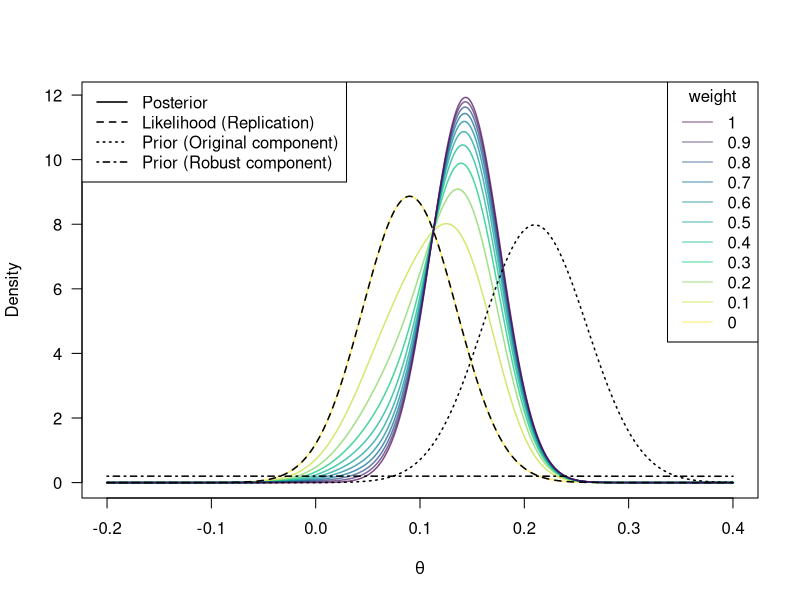
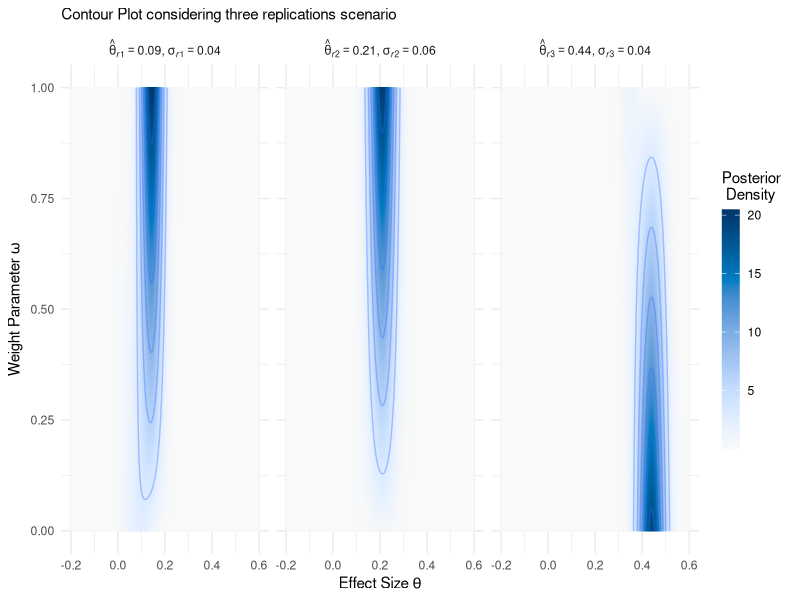
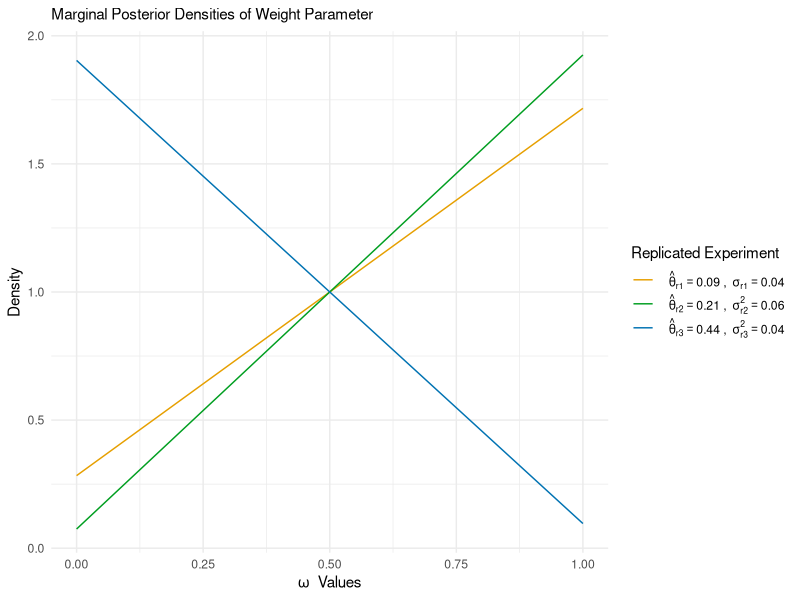
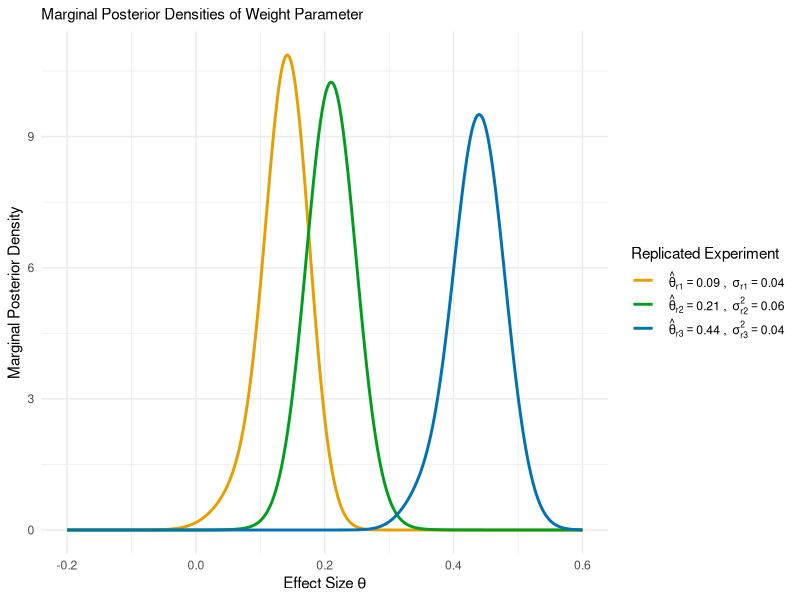
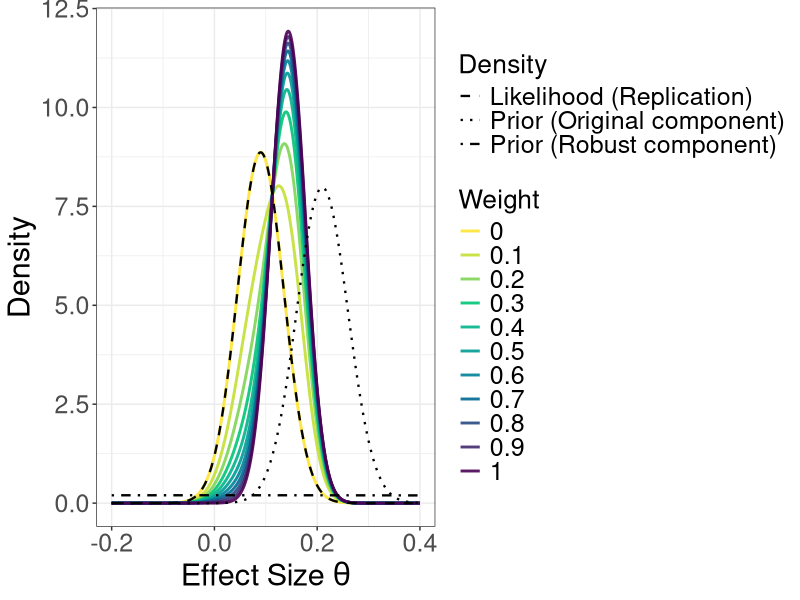

Write R code to recreate these figures, in order.
#   ____________________________________________________________________________
#   Libraries                                                               ####

library(ggplot2)
library(ggpubr)
library(colorspace)


#   ____________________________________________________________________________
#   Fixed Weights                                                           ####

normConst <- function(tr, sr, to, so, null, priorsd, x, y) {
  intFun <- function(w) {
    (w*dnorm(x = tr, mean = to, sd = sqrt(so^2 + sr^2)) +
       (1 - w)*dnorm(x = tr, mean = null, sd = sqrt(priorsd^2 + sr^2)))*dbeta(x = w, shape1 = x, shape2 = y)
  }
  res <- try(integrate(f = intFun, lower = 0, upper = 1)$value)
  if (inherits(res, "try-error")) {
    out <- NaN
  } else {
    out <- res
  }
  return(out)
}


## posterior of theta conditional on w
rmapPost <- function(theta, w,  tr, sr, to, so, null, priorsd, x, y) {
  v1 <- 1/(1/so^2 + 1/sr^2)
  m1 <- (to/so^2 + tr/sr^2)*v1
  v2 <- 1/(1/priorsd^2 + 1/sr^2)
  m2 <- (null/priorsd^2 + tr/sr^2)*v2
  bf <- dnorm(x = tr, mean = to, sd = sqrt(sr^2 + so^2))/
    dnorm(x = tr, mean = null, sd = sqrt(sr^2 + priorsd^2))
  wUpdate <- 1/(1 + (1/w - 1)/bf)                     # Update based on the BF ?
  wUpdate*dnorm(x = theta, mean = m1, sd = sqrt(v1)) +
    (1 - wUpdate)*dnorm(x = theta, mean = m2, sd = sqrt(v2))
}

to <- 0.21
so <- 0.05
tr <- 0.09
sr <- 0.045
null <- 0
priorsd <- 2
wseq <- seq(0, 1, 0.1)
thetaseq <- seq(-0.2, 0.4, length.out = 500)
postdens <- sapply(X = wseq, FUN = function(w) {
  rmapPost(theta = thetaseq, tr = tr, sr = sr, to = to, so = so,
           null = null, priorsd = priorsd, w = w)})


# intFun <- function(x) {
#     rmapPost(theta = x, tr = tr, sr = sr, to = to, so = so,
#              null = null, priorsd = priorsd, w = w)
# }
# integrate(f = intFun, lower = -Inf, upper = Inf)

cols <- hcl.colors(n = length(wseq), palette = "Viridis", alpha = 0.7, rev = TRUE)
matplot(thetaseq, postdens, type = "l", xlab = bquote(theta), ylab = "Density",
        las = 1, lty = 1, lwd = 1.5, col = cols)
lines(thetaseq, dnorm(x = tr, mean = thetaseq, sd = sr), lty = 2, lwd = 1.5)
lines(thetaseq, dnorm(x = thetaseq, mean = to, sd = so), lty = 3, lwd = 1.5)
lines(thetaseq, dnorm(x = thetaseq, mean = null, sd = priorsd), lty = 4, lwd = 1.5)
legend("topleft", c("Posterior", "Likelihood (Replication)",
                    "Prior (Original component)", "Prior (Robust component)"),
       lty = c(1, 2, 3, 4), lwd = 1.5)
legend("topright", legend = rev(wseq), lty = 1, col = rev(cols), title="weight")


##  ............................................................................
##  Using ggplot 2                                                          ####


cols <- hcl.colors(n = length(wseq), palette = "viridis", alpha = 0.9, rev = TRUE)


# Now let's create a data frame for ggplot
densities <- sapply(X = wseq, FUN = function(w) {
  rmapPost(theta = thetaseq, tr = tr, sr = sr, to = to, so = so,
           null = null, priorsd = priorsd, w = w)
})

# Turn the results into a data frame
df <- data.frame(theta = rep(thetaseq, times = length(wseq)),
                 density = as.vector(densities),
                 w = factor(rep(wseq, each = length(thetaseq))))

# Add the additional lines
df$likelihood <- dnorm(x = df$theta, mean = tr, sd = sr)
df$prior_original <- dnorm(x = df$theta, mean = to, sd = so)
df$prior_robust <- dnorm(x = df$theta, mean = null, sd = priorsd)


# Create a separate data frame for the additional lines to help in creating the legend
additional_lines <- data.frame(
  theta = rep(thetaseq, 3),
  value = c(dnorm(x = thetaseq, mean = tr, sd = sr),
            dnorm(x = thetaseq, mean = to, sd = so),
            dnorm(x = thetaseq, mean = null, sd = priorsd)),
  linetype = factor(rep(c("Likelihood", "Prior Original", "Prior Robust"), each = length(thetaseq)))
)

# The ggplot
plot_post_fix <- ggplot() + 
  geom_line(data = df, aes(x = theta, y = density, color = w), size = 1) + 
  geom_line(data = additional_lines, aes(x = theta, y = value, linetype = linetype), size = 0.8) +
  scale_color_manual(values = cols) +
  scale_linetype_manual(values = c("dashed", "dotted", "dotdash"),
                        labels = c("Likelihood (Replication)", "Prior (Original component)", "Prior (Robust component)")) +
  labs(x = expression("Effect Size" ~ theta), y = "Density") +
  theme_bw() +
  guides(linetype = guide_legend(title = "Density"),
         color = guide_legend(title = "Weight")
         )

# To make sure that our additional lines are represented in the legend, we need to add them to the plot
plot_post_fix <- plot_post_fix + geom_line(aes(linetype = "Likelihood (Replication)"), linetype = "dashed", color = "black") +
  geom_line(aes(linetype = "Prior (Original component)"), linetype = "dotted", color = "black") +
  geom_line(aes(linetype = "Prior (Robust component)"), linetype = "dotdash", color = "black") +
  theme(legend.position = "right",
        axis.text.y = element_text(size = 18),
        axis.title.y = element_text(size = 22),
        axis.text.x = element_text(size = 18),
        axis.title.x = element_text(size = 22),
        legend.text = element_text(size = 18),
        legend.title = element_text(size = 19))

ggsave(filename = "plot_post_fix.pdf",path = "Plots", plot = plot_post_fix,
       width = 16, height = 8.5, device='pdf', dpi=500, useDingbats = FALSE)
#   ____________________________________________________________________________
#   Random Weights                                                          ####


##  ............................................................................
##  Normalizing Constant Function                                           ####

normConst <- function(tr, sr, to, so, null, priorsd, x, y) {
  intFun <- function(w) {
    (w*dnorm(x = tr, mean = to, sd = sqrt(so^2 + sr^2)) +
       (1 - w)*dnorm(x = tr, mean = null, sd = sqrt(priorsd^2 + sr^2)))*dbeta(x = w, shape1 = x, shape2 = y)
  }
  res <- try(integrate(f = intFun, lower = 0, upper = 1)$value)
  if (inherits(res, "try-error")) {
    out <- NaN
  } else {
    out <- res
  }
  return(out)
}


##  ............................................................................
##  Posterior Density                                                       ####

rmapPost <- function(theta, w,  tr, sr, to, so, null, priorsd, x, y) {
    num_post <- dnorm( x = tr, mean = theta, sd =  sr)*(w * dnorm( x = theta, mean = to, sd = so) +
      (1 - w) * dnorm(x = theta, mean = null, sd = priorsd)) * dbeta(x = w, shape1 = x, shape2 = y)
    den_post <- normConst(tr, sr, to, so, null, priorsd, x, y)
    joint_post <- num_post/den_post
    return(joint_post)
}




##  ............................................................................
##  Parameter Setting                                                       ####

# Original and Replicated Studies
to <- 0.21
so <- 0.05
tr <- c(0.09, 0.21, 0.44)
sr <- c(0.045, 0.06, 0.04)
null <- 0
priorsd <- 2

# Parameter Grid
n_weights <- 300
n_theta <- 300
wseq <- seq(0, 1, length.out = n_weights)
thetaseq <- seq(-0.2, 0.6, length.out = n_theta)
par_grid <- expand.grid(omega = wseq, theta = thetaseq)

# Uniform Prior 
alpha <- 1
beta <- 1

 
##  ............................................................................
##  Joint Posterior                                                         ####

postdens <- rmapPost(theta = par_grid$theta, w = par_grid$omega, tr = tr[1], sr = sr[1], to = to, so = so,
           null = null, priorsd = priorsd, x = alpha, y = beta)

postdens_wrapper <- do.call("rbind", lapply(X = seq(1:length(tr)), FUN = function(index) {
  post_dens <- rmapPost(
    theta = par_grid$theta,
    w = par_grid$omega,
    tr = tr[index],
    sr = sr[index],
    to = to,
    so = so,
    null = null,
    priorsd = priorsd,
    x = alpha,
    y = beta
  )
  par_grid$tr <- tr[index]
  par_grid$sr <- sr[index]
  par_grid$rep_number <- index
  par_grid$density <- post_dens
  return(par_grid)
}))


##  ............................................................................
##  Contour plot of joint posterior                                         ####

postdens_wrapper$rep_setting <-paste0( "{hat(theta)[italic('r')*",
                                    postdens_wrapper$rep_number,
                                    "] == ",
                                    round(postdens_wrapper$tr, 2),
                                    "}*',' ~ sigma[italic('r')*",
                                    postdens_wrapper$rep_number,
                                    "] == ",
                                    round(postdens_wrapper$sr, 2)
                                  )

plot_joint <- ggplot(data = postdens_wrapper, aes(x = theta, y = omega, fill = density)) +
  facet_wrap(~ rep_setting, labeller = label_parsed) +
  geom_raster(interpolate = TRUE) +
  geom_contour(aes(z = density), breaks = seq(0, 24, 3),  alpha = 0.35, size = 0.5) +
  scale_fill_continuous_sequential(palette = "Blues 3", rev = TRUE) +
  labs(
    subtitle = "Contour Plot considering three replications scenario",
    x = bquote("Effect Size" ~ theta),
    y = bquote("Weight Parameter" ~ omega),
    fill = "Posterior \n Density"
  ) +
  guides(fill = guide_colorbar(barheight = 12, barwidth = 0.9, title.position = "top")) +
  theme_minimal()

print(plot_joint)



##  ............................................................................
##  Marginal Posterior for w                                                ####

m_post_weights <- function(w, tr, sr, to, so, null, priorsd, x, y) {
  num_post_weights <-  (w*dnorm(x = tr, mean = to, sd = sqrt(so^2 + sr^2)) +
                       (1 - w)*dnorm(x = tr, mean = null, sd = sqrt(priorsd^2 + sr^2)))*dbeta(x = w, shape1 = x, shape2 = y)
  den_post_weights <- normConst(tr, sr, to, so, null, priorsd, x, y)
  m_post <- num_post_weights/den_post_weights
  return(m_post)
}

# m_postdens_w_wrapper <- do.call("rbind", lapply(X = seq(1:length(tr)), FUN = function(index) {
#   m_post_dens <- m_post_weights(
#     w = par_grid$omega,
#     tr = tr[index],
#     sr = sr[index],
#     to = to,
#     so = so,
#     null = null,
#     priorsd = priorsd,
#     x = alpha,
#     y = beta
#   )
#   par_grid$density_weights <- m_post_dens
#   par_grid$rep_number <- index
#   return(par_grid)
# }))


rep_number <- c(1,2,3)

weights_m_post <- do.call("rbind", lapply(X = seq(1:length(tr)), FUN = function(index) {
  marg_p_dens <- m_post_weights(w = wseq,
                          tr = tr[index],
                          sr = sr[index],
                          to = to,
                          so = so,
                          null = null,
                          priorsd = priorsd,
                          x = alpha,
                          y = beta
                        )
  out <- data.frame(x = wseq, density = marg_p_dens, rep_exp = rep_number[index],
                    parameter = "'Weight parameter' ~ omega", tr = tr[index], sr = sr[index])
  return(out)
}))
# 
# weights_m_post$rep_setting <-paste0( "{hat(theta)[italic('r')*",
#                                        postdens_wrapper$rep_number,
#                                        "] == ",
#                                        round(postdens_wrapper$tr, 2),
#                                        "}*',' ~ sigma[italic('r')*",
#                                        postdens_wrapper$rep_number,
#                                        "] == ",
#                                        round(postdens_wrapper$sr, 2)
# )


ggplot(data=weights_m_post, aes(x=x, y=density, group=rep_exp, color=factor(rep_exp))) +
  geom_line() +
  scale_color_manual(
    values = c("1" = "#E69F00", "2" = "#009E20", "3" = "#0072B2"),
    labels = c(expression(" "~hat(theta)[r*1] == 0.09 ~ ", " ~ sigma[r*1] == 0.04),
               expression(" "~hat(theta)[r * 2] == 0.21 ~ ", " ~ sigma[r*2]^2 == 0.06),
               expression(" "~hat(theta)[r * 3] == 0.44 ~ ", " ~ sigma[r*3]^2 == 0.04)))+
  labs(
    subtitle = "Marginal Posterior Densities of Weight Parameter",
    x = expression(omega~" Values"),
    y = "Density"
  ) +
  theme_minimal() +
  guides(color=guide_legend(title="Replicated Experiment")) 




##  ............................................................................
##  Marginal Posterior for theta                                            ####


m_post_theta <- function(theta, tr, sr, to, so, null, priorsd, x, y) {
    mean_beta <- x / (x + y)
    num_post_weights <- dnorm(x = tr, mean = theta, sd = sr) * (mean_beta * 
        (dnorm(x = theta, mean = to, sd = so) - dnorm(x = theta, mean = null, sd = priorsd))
       + dnorm(x = theta, mean = null, sd = priorsd))
    den_post_weights <- normConst(tr, sr, to, so, null, priorsd, x, y)
    m_post <- num_post_weights / den_post_weights
    return(m_post)
  }




theta_m_post <- do.call("rbind", lapply(X = seq(1:length(tr)), FUN = function(index) {
  marg_p_dens <- m_post_theta(  theta = thetaseq,
                                tr = tr[index],
                                sr = sr[index],
                                to = to,
                                so = so,
                                null = null,
                                priorsd = priorsd,
                                x = alpha,
                                y = beta
  )
  out <- data.frame(x = thetaseq, density = marg_p_dens, rep_exp = rep_number[index],
                    parameter = "'Weight parameter' ~ omega", tr = tr[index], sr = sr[index])
  return(out)
}))


ggplot(data=theta_m_post, aes(x=x, y=density, group=rep_exp, color=factor(rep_exp))) +
  geom_line(size = 1.0) +
  scale_color_manual(
    values = c("1" = "#E69F00", "2" = "#009E20", "3" = "#0072B2"),
    labels = c(expression(" "~hat(theta)[r*1] == 0.09 ~ ", " ~ sigma[r*1] == 0.04),
               expression(" "~hat(theta)[r * 2] == 0.21 ~ ", " ~ sigma[r*2]^2 == 0.06),
               expression(" "~hat(theta)[r * 3] == 0.44 ~ ", " ~ sigma[r*3]^2 == 0.04)))+
  labs(
    subtitle = "Marginal Posterior Densities of Weight Parameter",
    x = expression("Effect Size"~theta),
    y = "Marginal Posterior Density"
  ) +
  theme_minimal() +
  guides(color=guide_legend(title="Replicated Experiment")) 

